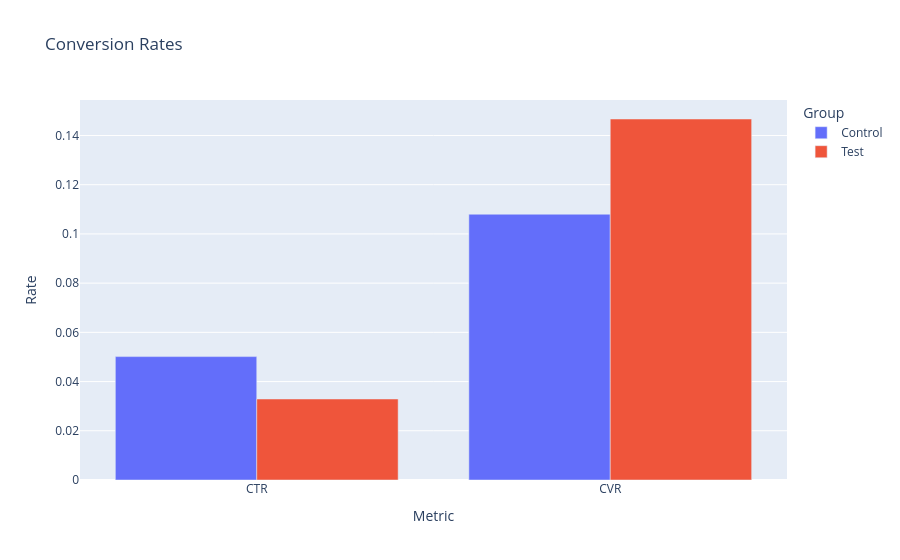

The notebook cell saved with this chart:
### Markdown cell above
Conversion Metrics

### Code cell
summary["CTR"] = summary["Click"] / summary["Impression"]
summary["CVR"] = summary["Purchase"] / summary["Click"]

conv_df = summary.melt(id_vars="Group", value_vars=["CTR", "CVR"],
                       var_name="Metric", value_name="Rate")

fig_conv = px.bar(conv_df,
                  x="Metric",
                  y="Rate",
                  color="Group",
                  barmode="group",
                  title="Conversion Rates")

fig_conv.show()

### Figure 1 — Plotly figure (JSON) as saved in the notebook; plotly's stock layout.template omitted (floating-point values rounded to 4 significant figures)
{"data": [{"alignmentgroup": "True", "hovertemplate": "Group=Control<br>Metric=%{x}<br>Rate=%{y}<extra></extra>", "legendgroup": "Control", "marker": {"color": "#636efa", "pattern": {"shape": ""}}, "name": "Control", "offsetgroup": "Control", "orientation": "v", "showlegend": true, "textposition": "auto", "type": "bar", "x": ["CTR", "CVR"], "xaxis": "x", "y": [0.05015, 0.108], "yaxis": "y"}, {"alignmentgroup": "True", "hovertemplate": "Group=Test<br>Metric=%{x}<br>Rate=%{y}<extra></extra>", "legendgroup": "Test", "marker": {"color": "#EF553B", "pattern": {"shape": ""}}, "name": "Test", "offsetgroup": "Test", "orientation": "v", "showlegend": true, "textposition": "auto", "type": "bar", "x": ["CTR", "CVR"], "xaxis": "x", "y": [0.03292, 0.1467], "yaxis": "y"}], "layout": {"barmode": "group", "legend": {"title": {"text": "Group"}, "tracegroupgap": 0}, "title": {"text": "Conversion Rates"}, "xaxis": {"anchor": "y", "domain": [0, 1], "title": {"text": "Metric"}}, "yaxis": {"anchor": "x", "domain": [0, 1], "title": {"text": "Rate"}}}}
